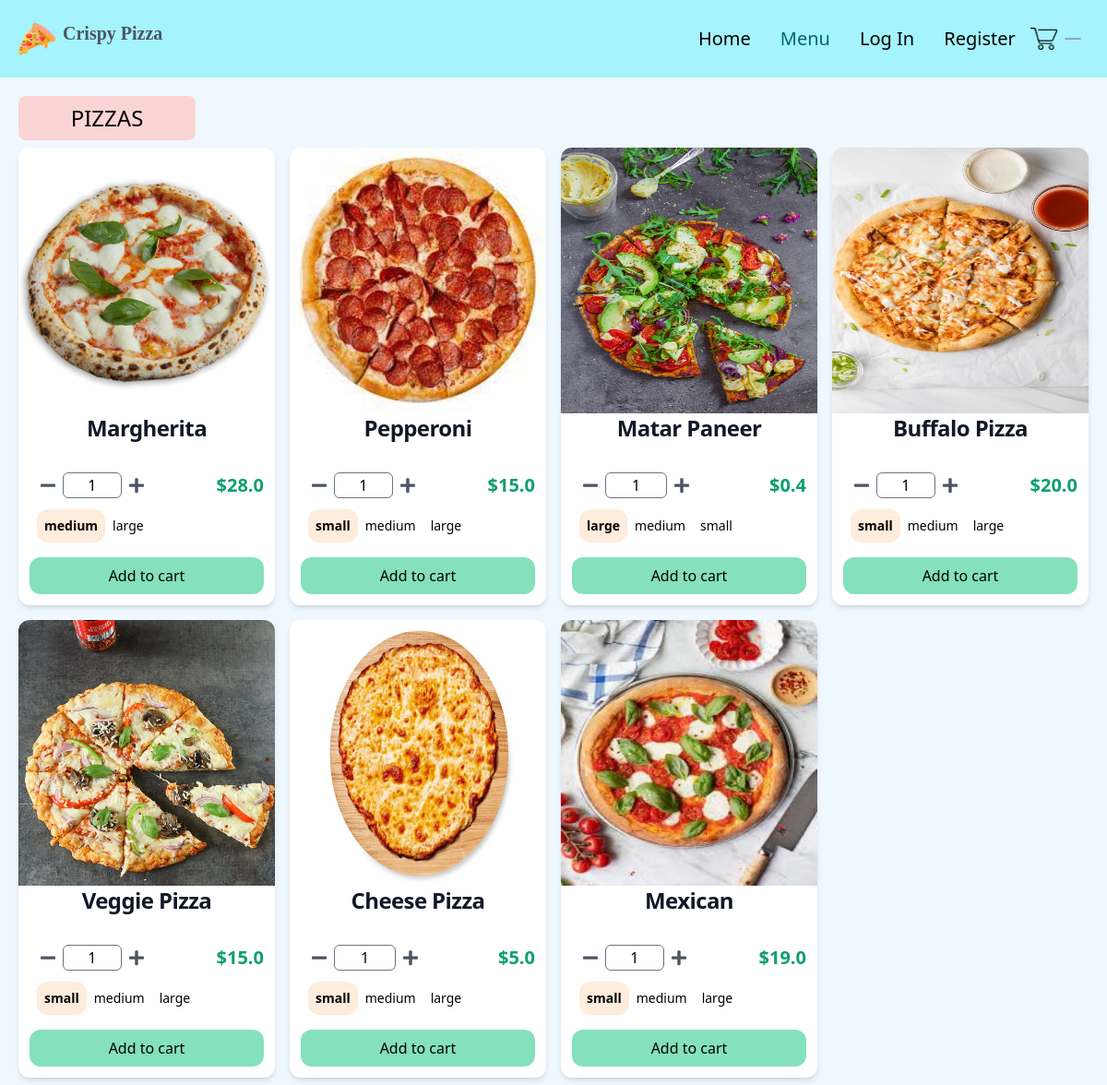
The app's page /pizza/ with its own data.
### store/models.py (models this page shows, shortened)
class Product(models.Model):
    id = models.UUIDField(primary_key=True, default=uuid.uuid4, editable=False)
    name = models.CharField(max_length=100)
    price = models.DecimalField(max_digits=6, decimal_places=2, blank=True, null=True)
    desc = models.TextField(max_length=500, blank=True, null=True)
    image = models.ImageField(blank=True, upload_to="images")
    created_at = models.DateField(auto_now_add=True)
    updated_at = models.DateField(auto_now=True)
    product_category = models.ForeignKey(
        "Category", on_delete=models.CASCADE, null=True, blank=True
    )
    class Meta:
        ordering = ("product_category",)
    def image_tag(self):  # pragma: no cover
        if self.image:
            return mark_safe(f'<img src="{self.image.url}" width="100" height="100" />')
    image_tag.short_description = "Image"
    @property
    def get_product_variants(self):
        variants = self.productvariant_set.all()
        return variants
    @property
    def has_variants(self):
        if self.productvariant_set.count() > 0:
            return True
        else:
            return False

class ProductVariant(models.Model):
    title = models.CharField(max_length=100, blank=True, null=True)
    product = models.ForeignKey(Product, on_delete=models.CASCADE)
    size = models.ForeignKey(Size, on_delete=models.CASCADE)
    price = models.DecimalField(max_digits=6, decimal_places=2)

class Size(models.Model):
    name = models.CharField(max_length=20, blank=True, null=True, unique=True)
    def __str__(self):
        return self.name

### store/views.py (the view)
# urls.py: path("pizza/", views.pizzas, name="pizzas"),
def pizzas(request):
    products = Product.objects.filter(product_category__name="Pizza")
    context = {"products": products}
    return render(request, "store/pizzas.html", context=context)

### store/templates/store/pizzas.html (shortened to what this page needs)
{% extends "store/base.html" %} {% block content %} {% load static %}
<div class="flex flex-col items-center">
  <h1 class="mt-5 text-2xl text-center uppercase rounded-lg ml-5 mr-auto py-2 w-48 bg-red-200">
    Pizzas
  </h1>
  <div class="grid sm:grid-cols-1 md:grid-cols-3 lg:grid-cols-4 xl:grid-cols-5 2xl:grid-cols-6 mx-3">
    {% for product in products %}
    <div class="flex flex-col m-2 bg-white rounded-xl shadow-md individual-container">
      {% if product.image %}
      <img class="h-72 w-full rounded-t-xl" src="{{ product.image.url }}" alt="" />
      {% endif %}
      <h5 class="mb-2 text-center text-2xl font-semibold tracking-tight text-gray-900">
        {{product.name}}
      </h5>
      <form action="#" method="post" class="text-center items-center mt-auto p-3"
        id="product-form" onkeydown="return event.key != 'Enter';">
        <div class="flex my-3">
          <div class="flex ml-3 w-4/5">
            <button class="decrement" type="button">
              <svg class="fill-current text-gray-600 w-4" viewBox="0 0 448 512">
                <path
                  d="M416 208H32c-17.67 0-32 14.33-32 32v32c0 17.67 14.33 32 32 32h384c17.67 0 32-14.33 32-32v-32c0-17.67-14.33-32-32-32z" />
              </svg>
            </button>
            <input class="w-1/3 h-7 mx-2 text-center rounded-md" type="number" value="1" name="quantity" min="1"
              oninput="validity.valid||(value='1');" required />
            <button class="increment" type="button">
            </button>
          </div>
          {% if product.has_variants %}
          <div class="flex items-center font-bold text-xl text-green-500">
            {% for variant in product.get_product_variants %}
            <p
              class="prices-{{forloop.parentloop.counter}} {{variant.size}}-{{forloop.parentloop.counter}} {% if not forloop.first %} hidden {% endif %}">
              ${{variant.price|floatformat:1}}
            </p>
            {% endfor %}
          </div>
          {% else %}
          <div class="flex items-center font-bold text-xl text-green-500">
            <p>${{product.price|floatformat:1}}</p>
          </div>
          {% endif %}
        </div>
        {% if product.has_variants %}
        <div class="flex m-2 w-1/2">
          {% for variant in product.get_product_variants%}
          <div class="flex">
            <label for="{{variant.size}}-{{forloop.parentloop.counter}}" class="cursor-pointer select-none rounded-xl p-2 text-sm text-center peer-checked:font-bold
              {% if forloop.counter == 1 %} peer-checked:bg-orange-100
              {% elif forloop.counter == 2 %} peer-checked:bg-orange-200
              {% elif forloop.counter == 3 %} peer-checked:bg-orange-300
              {% else %} peer-checked:bg-orange-400 {% endif %}">{{variant.size}}
            </label>
          </div>
          {% endfor %}
        </div>
        {% else %}
        <div class="p-5"></div>
        {% endif %}
        <div class="flex">
          <button class="bg-green-300 hover:bg-green-500 rounded-xl w-full py-2 mt-2 js-add" type="button">
            Add to cart
          </button>
        </div>
      </form>
    </div>
    {% endfor %}
  </div>
</div>
{% endblock %}

### store/templates/store/base.html (shortened to what this page needs)
{% load static %}
<!DOCTYPE html>
<html lang="en">
<head>
  <link rel="stylesheet" href="{% static 'store/src/styles.css' %}" />
  <link rel="stylesheet" href="{% static 'store/src/customStyles.css' %}" />
  <link rel="stylesheet" href="//cdnjs.cloudflare.com/ajax/libs/timepicker/1.3.5/jquery.timepicker.min.css" />
</head>
<body class="m-0 p-0 bg-sky-100/50">
  <nav class="p-5 flex bg-cyan-200">
    <div class="flex justify-between items-center">
      <a href="{% url 'store:products' %}" class="flex">
        <img class="h-10 inline" src="{% static 'store/images/pizza.png' %}" />
        <span class="invisible md:visible ml-2 text-xl text-gray-600 cursor-pointer font-[Poppins] font-semibold">
          Crispy Pizza</span>
      </a>
    </div>
    {% with request.resolver_match.url_name as url_name %}
    <ul class="flex ml-auto items-center">
      <li
        class="text-xl mx-4 hover:text-teal-900 duration-500 {% if url_name == 'products' %} text-teal-700 {% endif %}">
        <a href="{% url 'store:products' %}">Home</a>
      </li>
      <li id="menu" class="text-xl">
        <div class="dropdown inline-block relative z-10">
          <button
            class="hover:text-teal-900 py-2 px-4 inline-flex items-center {% if url_name in 'pizzas, drinks, sides' %} text-teal-700 {% endif %}">
            Menu
          </button>
        </div>
      </li>
      {% if user.is_authenticated %}
      <li class="text-xl mx-4 hover:text-teal-900 duration-500">
        <a href="">Log Out</a>
      </li>
      {% else %}
      <li class="text-xl mx-4 hover:text-teal-900 duration-500 {% if url_name == 'login' %} text-teal-700 {% endif %}">
        <a href="#">Log In</a>
      </li>
      <li
        class="text-xl mx-4 hover:text-text-teal-900 duration-500 {% if url_name == 'register' %} text-teal-700 {% endif %}">
        <a href="#">Register</a>
      </li>
      {% endif %}
      <li class="shrink-0">
        <a href="#">
          <img class="h-6" src="{% static 'store/images/cart1.png' %}" alt="cart" id="cart-image" />
        </a>
      </li>
      <li class="p-2">
        <div class="rounded-lg border border-gray-400 px-2">
        </div>
      </li>
    </ul>
    {% endwith %}
  </nav>
  {% block content %} {% endblock %}
</body>
</html>

### records on screen
Product: image (picture), name "Margherita"
ProductVariant: price "28.0", size "medium"
ProductVariant: size "large"
Product: image (picture), name "Pepperoni"
ProductVariant: price "15.0", size "small"
ProductVariant: size "medium"
ProductVariant: size "large"
Product: image (picture), name "Matar Paneer"
ProductVariant: price "0.4", size "large"
ProductVariant: size "medium"
ProductVariant: size "small"
Product: image (picture), name "Buffalo Pizza"
ProductVariant: price "20.0", size "small"
ProductVariant: size "medium"
ProductVariant: size "large"
Product: image (picture), name "Veggie Pizza"
ProductVariant: price "15.0", size "small"
ProductVariant: size "medium"
ProductVariant: size "large"
Product: image (picture), name "Cheese Pizza"
ProductVariant: price "5.0", size "small"
ProductVariant: size "medium"
ProductVariant: size "large"
Product: image (picture), name "Mexican"
ProductVariant: price "19.0", size "small"
ProductVariant: size "medium"
ProductVariant: size "large"
